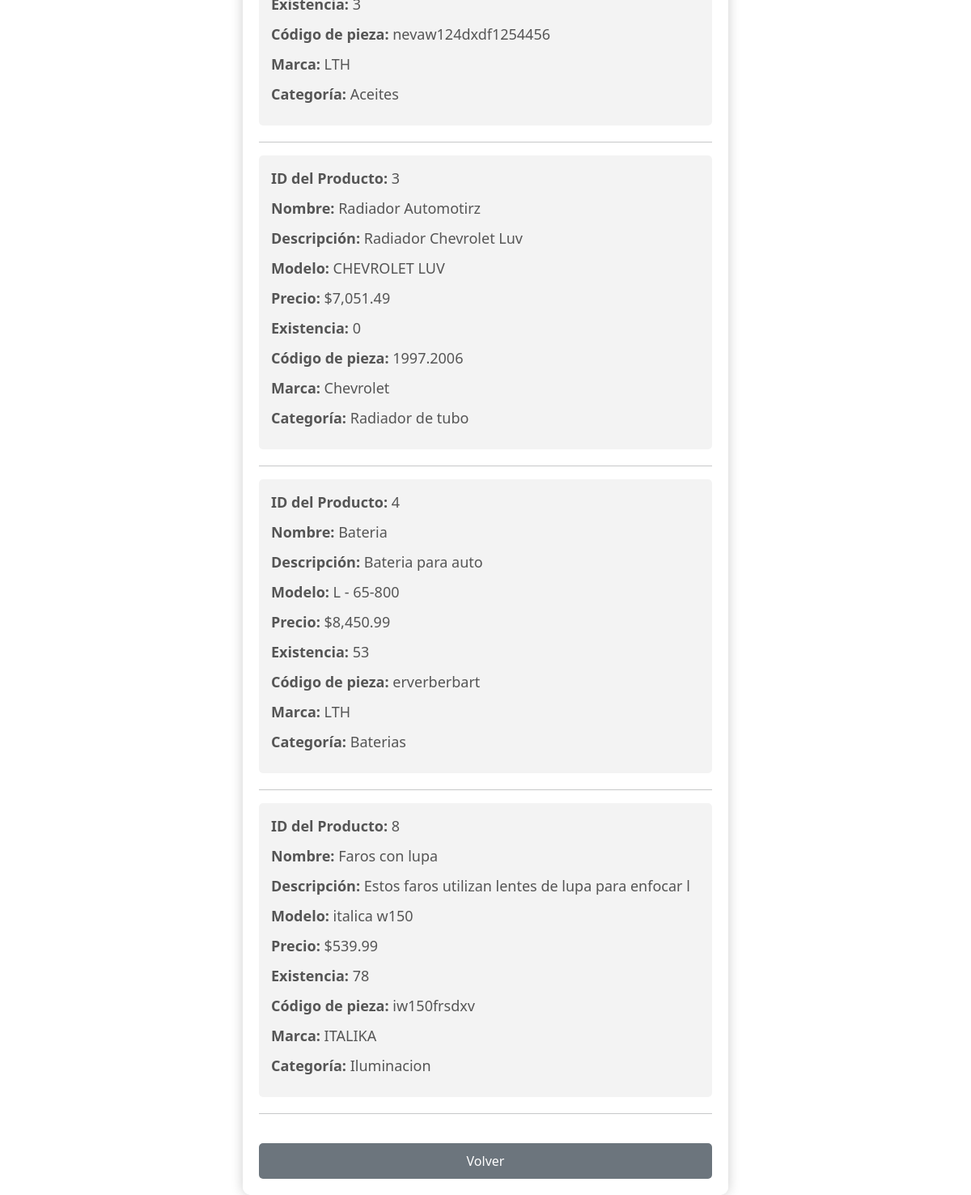
The app's page /mostrar_producto.php (signed in) with its own data.
### tables this page shows
CREATE TABLE `producto` (
  `Id Producto` int(11) NOT NULL,
  `Nombre del producto` varchar(50) NOT NULL,
  `Descripcion` varchar(50) NOT NULL,
  `Modelo` varchar(30) NOT NULL,
  `Precio` decimal(8,2) NOT NULL,
  `Cantidad de existencia` int(11) NOT NULL,
  `Codigo de pieza` varchar(50) NOT NULL,
  `Marca` varchar(30) NOT NULL,
  `Categoria` varchar(25) NOT NULL,
  `Unidad de medida` varchar(30) NOT NULL,
  `Dimensiones` varchar(50) NOT NULL
);

### mostrar_producto.php (the view, shortened to what this page needs)
<?php
$conn = new mysqli('localhost', 'root', '', 'refaccionaria_servipartes');
$busqueda = $_GET['busqueda'];
$query = "SELECT * FROM producto WHERE `Id Producto` = ? OR `Nombre del producto` LIKE ?";
$stmt = $conn->prepare($query);
$busquedaLike = "%$busqueda%";
$stmt->bind_param("ss", $busqueda, $busquedaLike);
$stmt->execute();
$result = $stmt->get_result();
$productos = $result->fetch_all(MYSQLI_ASSOC);
?>
<!DOCTYPE html>
<html lang="es">
<head>
    <link href="https://cdn.jsdelivr.net/npm/bootstrap@5.3.0/dist/css/bootstrap.min.css" rel="stylesheet">
</head>
<body>
    <div class="form-container">
        <?php if (count($productos) > 0): ?>
            <?php foreach ($productos as $producto): ?>
                <div class="producto-info">
                    <p><strong>ID del Producto:</strong> <?php echo htmlspecialchars($producto['Id Producto']); ?></p>
                    <p><strong>Nombre:</strong> <?php echo htmlspecialchars($producto['Nombre del producto']); ?></p>
                    <p><strong>Descripción:</strong> <?php echo htmlspecialchars($producto['Descripcion']); ?></p>
                    <p><strong>Modelo:</strong> <?php echo htmlspecialchars($producto['Modelo']); ?></p>
                    <p><strong>Precio:</strong> $<?php echo number_format($producto['Precio'], 2); ?></p>
                    <p><strong>Existencia:</strong> <?php echo htmlspecialchars($producto['Cantidad de existencia']); ?></p>
                    <p><strong>Código de pieza:</strong> <?php echo htmlspecialchars($producto['Codigo de pieza']); ?></p>
                    <p><strong>Marca:</strong> <?php echo htmlspecialchars($producto['Marca']); ?></p>
                    <p><strong>Categoría:</strong> <?php echo htmlspecialchars($producto['Categoria']); ?></p>
                </div>
                <hr>
            <?php endforeach; ?>
        <?php else: ?>
            <p>No se encontraron productos.</p>
        <?php endif; ?>
        <button type="button" class="btn-volver" onclick="window.location.href='consultar_producto.php'">Volver</button>
    </div>
</body>
</html>

### mostrar_producto.php (style rules this page uses)
body { margin: 0; padding: 0; height: 100vh; background: url('images/paginaprinsipalservipartes.png') no-repeat center center fixed; background-size: cover; display: flex; justify-content: center; align-items: center; }
body::before { content: ''; position: absolute; top: 0; left: 0; right: 0; bottom: 0; background: inherit; filter: blur(8px); z-index: -1; }
.form-container { background-color: rgba(255, 255, 255, 0.9); padding: 20px; border-radius: 10px; box-shadow: 0 0 15px rgba(0, 0, 0, 0.2); width: 100%; max-width: 600px; text-align: left; }
.form-container p { font-size: 18px; color: #555; margin-bottom: 10px; }
.form-container button { width: 100%; padding: 10px; border: none; border-radius: 5px; font-size: 16px; cursor: pointer; margin-top: 20px; }
.form-container button.btn-volver { background-color: #6c757d; color: white; }
.producto-info { margin-bottom: 20px; padding: 15px; background-color: rgba(240, 240, 240, 0.8); border-radius: 5px; }

### records on screen
producto: Codigo de pieza "nevaw124dxdf1254456", Marca "LTH", Categoria "Aceites"
producto: Id Producto "3", Nombre del producto "Radiador Automotirz", Descripcion "Radiador Chevrolet Luv", Modelo "CHEVROLET LUV", Precio "7,051.49", Cantidad de existencia "0", Codigo de pieza "1997.2006", Marca "Chevrolet", Categoria "Radiador de tubo"
producto: Id Producto "4", Nombre del producto "Bateria", Descripcion "Bateria para auto", Modelo "L - 65-800", Precio "8,450.99", Cantidad de existencia "53", Codigo de pieza "erverberbart", Marca "LTH", Categoria "Baterias"
producto: Id Producto "8", Nombre del producto "Faros con lupa", Descripcion "Estos faros utilizan lentes de lupa para enfocar l", Modelo "italica w150", Precio "539.99", Cantidad de existencia "78", Codigo de pieza "iw150frsdxv", Marca "ITALIKA", Categoria "Iluminacion"
